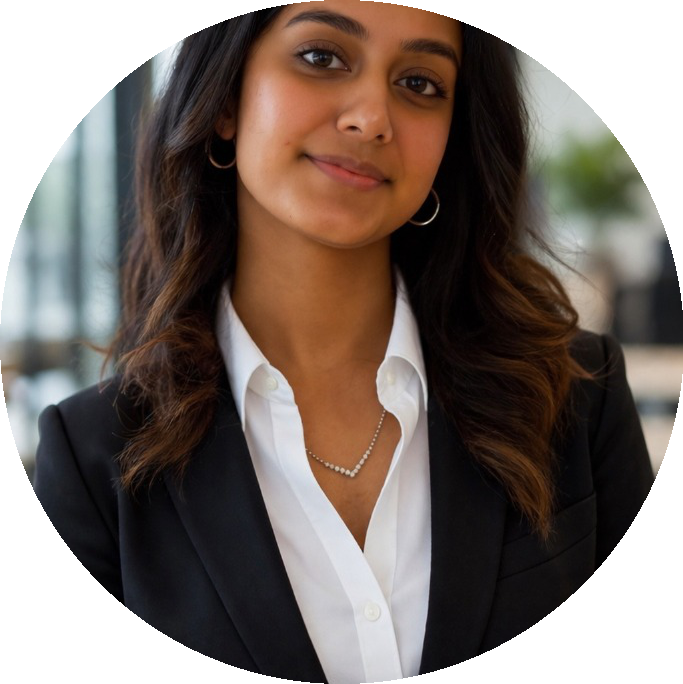
#> input picture profile.png, 683 x 684 px
$ python crop_image.py profile.png profile.png
#> lines starting #> are read from the running program, lines starting #| are printed output that depends on the picture; after the words box and inside, x2 and y2 are one past the last pixel; in counts of white or black regions, pixels touching at a corner belong together
from PIL import Image, ImageDraw, ImageOps
import sys

def crop_to_circle(input_path, output_path):
#> called with input_path = 'profile.png', output_path = 'profile.png'
    img = Image.open(input_path).convert("RGBA")
#> img is the input picture: PIL image 683x684 RGBA; mean R, G, B, A 95.5, 84.6, 78.2, 200.5

    # Make it a square first by cropping the center
    width, height = img.size
#> width = 683; height = 684
    min_dim = min(width, height)
#> min_dim = 683

    left = (width - min_dim) / 2
#> left = 0
    # Shift the crop upwards to get more of the upper face
    top = (height - min_dim) * 0.15
#> top = 0.15
    right = left + min_dim
#> right = 683
    bottom = top + min_dim
#> bottom = 683.1

    img = img.crop((left, top, right, bottom))
#> img: PIL image 683x683 RGBA

    # Create mask
    mask = Image.new("L", img.size, 0)
#> mask: PIL image 683x683 L; every value is 0
    draw = ImageDraw.Draw(mask)
    draw.ellipse((0, 0, min_dim, min_dim), fill=255)

    # Apply mask
    output = ImageOps.fit(img, mask.size, centering=(0.5, 0.5))
    output.putalpha(mask)
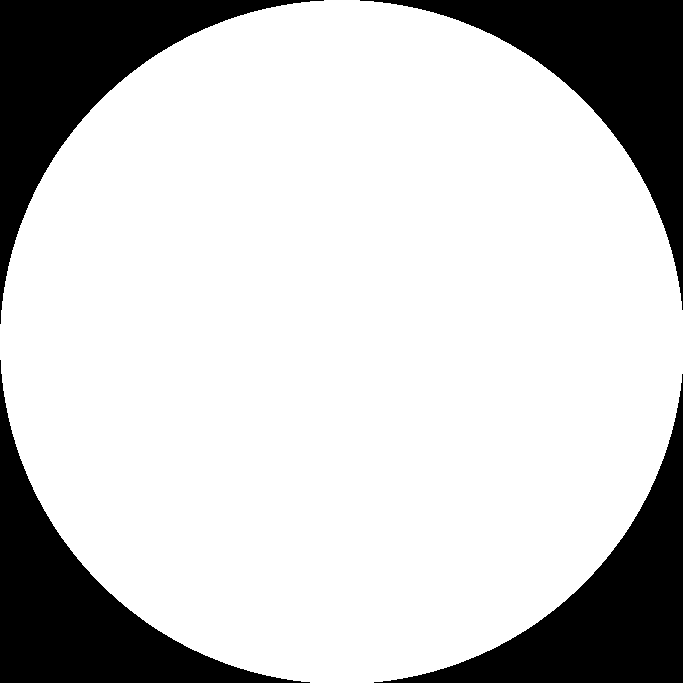
#> mask: PIL image 683x683 L; 78.7% white; 4 black regions, box (x1, y1, x2, y2) and area: (0, 0, 324, 324) 25120, (360, 0, 683, 310) 24796, (0, 360, 310, 683) 24796, (374, 374, 683, 683) 24473

    # Save
    output.save(output_path, "PNG")
    print(f"Successfully saved circular profile to {output_path}")

if __name__ == "__main__":
    crop_to_circle(sys.argv[1], sys.argv[2])
